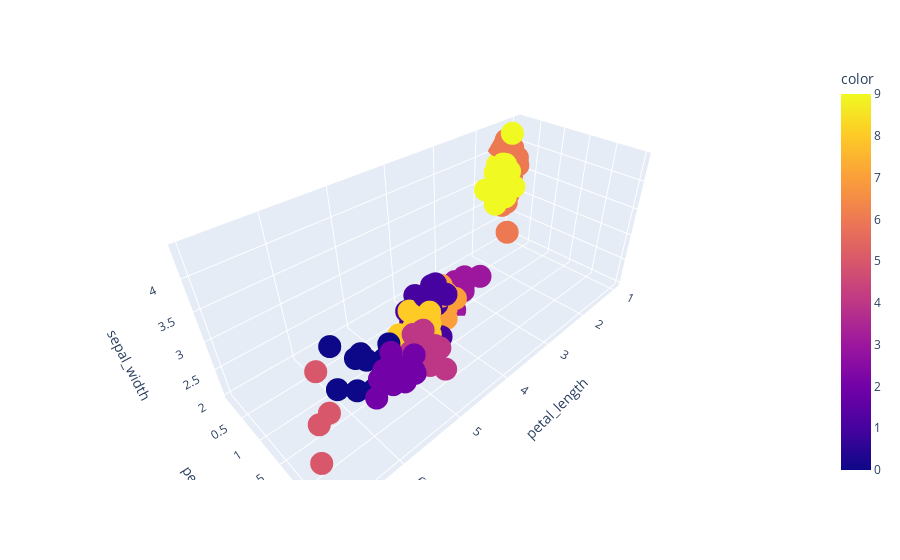

This figure's notebook cell:
### Code cell
fig.show()

### Figure 1 — Plotly figure (JSON) as saved in the notebook; plotly's stock layout.template omitted (floating-point values rounded to 4 significant figures; data arrays with more than 128 entries replaced by an {"elided": "..."} marker saying what was removed)
{"data": [{"hovertemplate": "petal_length=%{x}<br>petal_width=%{y}<br>sepal_width=%{z}<br>color=%{marker.color}<extra></extra>", "legendgroup": "", "marker": {"color": {"elided": "150 int values"}, "coloraxis": "coloraxis", "symbol": "circle"}, "mode": "markers", "name": "", "scene": "scene", "showlegend": false, "type": "scatter3d", "x": {"elided": "150 float values"}, "y": {"elided": "150 float values"}, "z": {"elided": "150 float values"}}], "layout": {"coloraxis": {"colorbar": {"title": {"text": "color"}}, "colorscale": [[0, "#0d0887"], [0.1111, "#46039f"], [0.2222, "#7201a8"], [0.3333, "#9c179e"], [0.4444, "#bd3786"], [0.5556, "#d8576b"], [0.6667, "#ed7953"], [0.7778, "#fb9f3a"], [0.8889, "#fdca26"], [1, "#f0f921"]]}, "legend": {"tracegroupgap": 0}, "margin": {"t": 60}, "scene": {"domain": {"x": [0, 1], "y": [0, 1]}, "xaxis": {"title": {"text": "petal_length"}}, "yaxis": {"title": {"text": "petal_width"}}, "zaxis": {"title": {"text": "sepal_width"}}}}}
